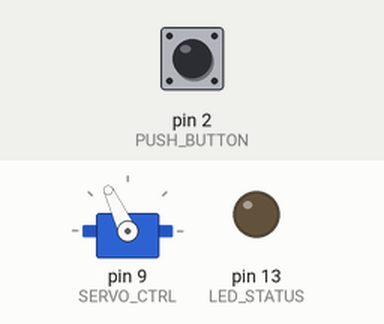
Bench run of a sketch on a simulated Arduino Uno, built with avr-gcc and run on an emulated ATmega328P. On the bench: servo, output pins drawn as LEDs (lit = HIGH). The inputs (shaded band) are chosen by the test bench; at power-on: pin 2 (PUSH_BUTTON) HIGH.

Above: at 5.0 s.
At 10.2 s:
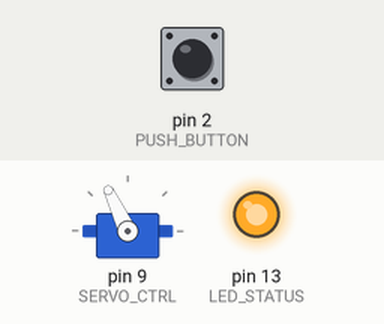
Timing chart, 0 to 13.0 s (numbered marks = the images above):
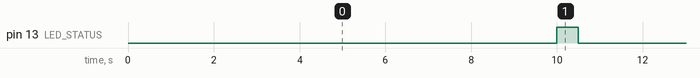

The sketch:

AutoFishFeeder.ino
```cpp
/*
  Automatic Fish Feeder

  Automatically feeding fish with a specified time interval, or manually with a push of a button.

  This program should be compatible with most Arduinos out on the market.
  However, it has only been tested on an Arduino UNO Rev.3 board. LED_BUILTIN is set to the
  correct LED pin independent of which board is used.

  To make all the magic happen, you will also need the following components:

  + An Arduino UNO (Rev.3) board (preferred, but could be any other Arduino board of your choice)
  + A SG90 Micro Servo (or something similar)
  + A Red LED (preferred, but necessary)
  + A 220 Ohm resistor (LED over current protection)
  + A momentary push button (for manual control if needed)
  + some kind of container (to store fish food)
  + An obsoleted credit card (or any kind of plastic card to be used as latch)

  And of course, you will also need a couple of jump wires to connect all things up! ;-)

  Since the code is pretty much self-explanatory, please feel free to read through and make
  some tweaks as you wish.
  Yes, that's right! One push of the button will reset automatic feeding timer.

  Created 10 April 2024
  By Shunsuke Kawamura

  This code is in the public domain.

  https://github.com/nova-labo/auto-fish-feeder?tab=MIT-1-ov-file
*/

// ----- Header File Includes ----- //
#include <Servo.h>

//#define DEBUG

// ----- Preprocessor Directives ----- //
#ifdef DEBUG
#define BLINK_INTERVAL 1000       // [ms] Status led blink interval
#define FEED_INTERVAL 5000        // [ms] Automatic feed interval for debugging purpose
#else
#define BLINK_INTERVAL 10000      // [ms] Status led blink interval
#define FEED_INTERVAL 259200000   // [ms] Automatic feed interval for normal operation
#endif
#define SERVO_TIME_PER_DEGREE 10  // [ms/degree] servo horn movement wait time per degree

// ----- Global Constants ----- //
const byte SERVO_CTRL = 9;     // SG90 micro servo
const byte PUSH_BUTTON = 2;    // Push button
const byte CLOSE_ANGLE = 115;  // Close position angle (CLOSE_ANGLE >)
const byte OPEN_ANGLE = 70;    // Open position angle
#ifdef DEBUG
const byte LED_STATUS = 12;  // Use external LED for easy debugging
#else
const byte LED_STATUS = LED_BUILTIN;  // Use interanl LED for saving electrical energy
#endif

// ----- Global Variables ----- //
volatile bool isButtonPushed = false;
unsigned long currTime = 0;
unsigned long prevBlinkTime = 0;
unsigned long prevFeedTime = 0;

int sg90ServoPos = CLOSE_ANGLE;
Servo sg90Servo;

/*
  Hardware setup & configurations to get things ready ;-)
*/
void setup() {
  // Configure GPIO pins
  pinMode(LED_STATUS, OUTPUT);
  pinMode(PUSH_BUTTON, INPUT_PULLUP);

  digitalWrite(LED_STATUS, LOW);

  // Configure SG90 micro servo
  sg90Servo.attach(SERVO_CTRL);
  sg90Servo.write(CLOSE_ANGLE);
  asynDelayMilliseconds(SERVO_TIME_PER_DEGREE);

  // Configure push button interrupt
  attachInterrupt(digitalPinToInterrupt(PUSH_BUTTON), buttonPushed, FALLING);
}

/*
  Super loop to get it work ;-)
*/
void loop() {
  // Get current time
  currTime = millis();

  // Blink status led to indicate proper execution
  if (!isButtonPushed && currTime - prevBlinkTime >= BLINK_INTERVAL) {
    prevBlinkTime = currTime;
    digitalWrite(LED_STATUS, HIGH);
    asynDelayMilliseconds(500);
    digitalWrite(LED_STATUS, LOW);
    asynDelayMilliseconds(500);
  }

  // Open and close latch for feeding control either triggered manually by push button
  // or automatically by timer
  if (isButtonPushed || currTime - prevFeedTime >= FEED_INTERVAL) {
    prevFeedTime = currTime;

    for (sg90ServoPos = sg90Servo.read(); sg90ServoPos >= OPEN_ANGLE; sg90ServoPos--) {
      sg90Servo.write(sg90ServoPos);
      asynDelayMilliseconds(SERVO_TIME_PER_DEGREE);
    }

    for (sg90ServoPos = sg90Servo.read(); sg90ServoPos <= CLOSE_ANGLE; sg90ServoPos++) {
      sg90Servo.write(sg90ServoPos);
      asynDelayMilliseconds(SERVO_TIME_PER_DEGREE);
    }

    isButtonPushed = false;
  }
}

/*
  Interrupt Service Routine for the push button
*/
void buttonPushed() {
  noInterrupts(); // disable intterrupts for updating flag atomically
  isButtonPushed = true;
  interrupts(); // re-enable interrupts
}

/*
  Asynchronous non-blocking wait in milliseconds
*/
void asynDelayMilliseconds(unsigned long duration) {
  unsigned long startTime = millis();
  while(millis() - startTime < duration) {

  }
}
```

Measured:
- by itself, pin 13 (LED_STATUS): alternates HIGH for 0.50 s and LOW for 9.5 s
